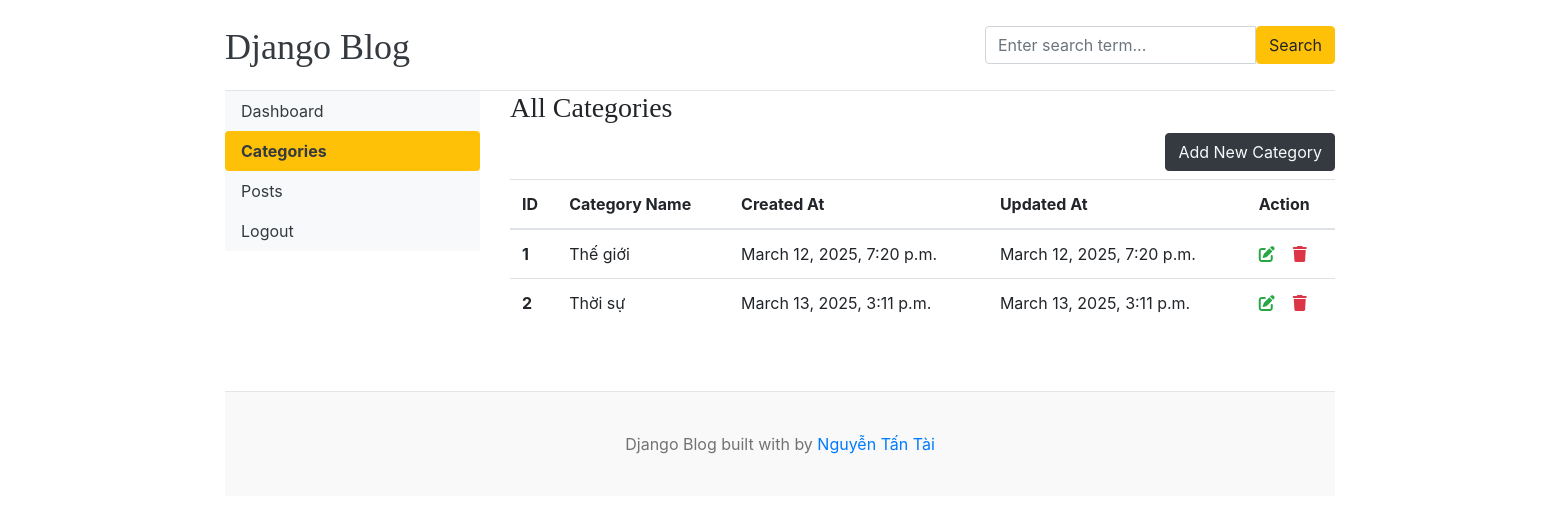
Before: /dashboard/categories/ with the older database file.
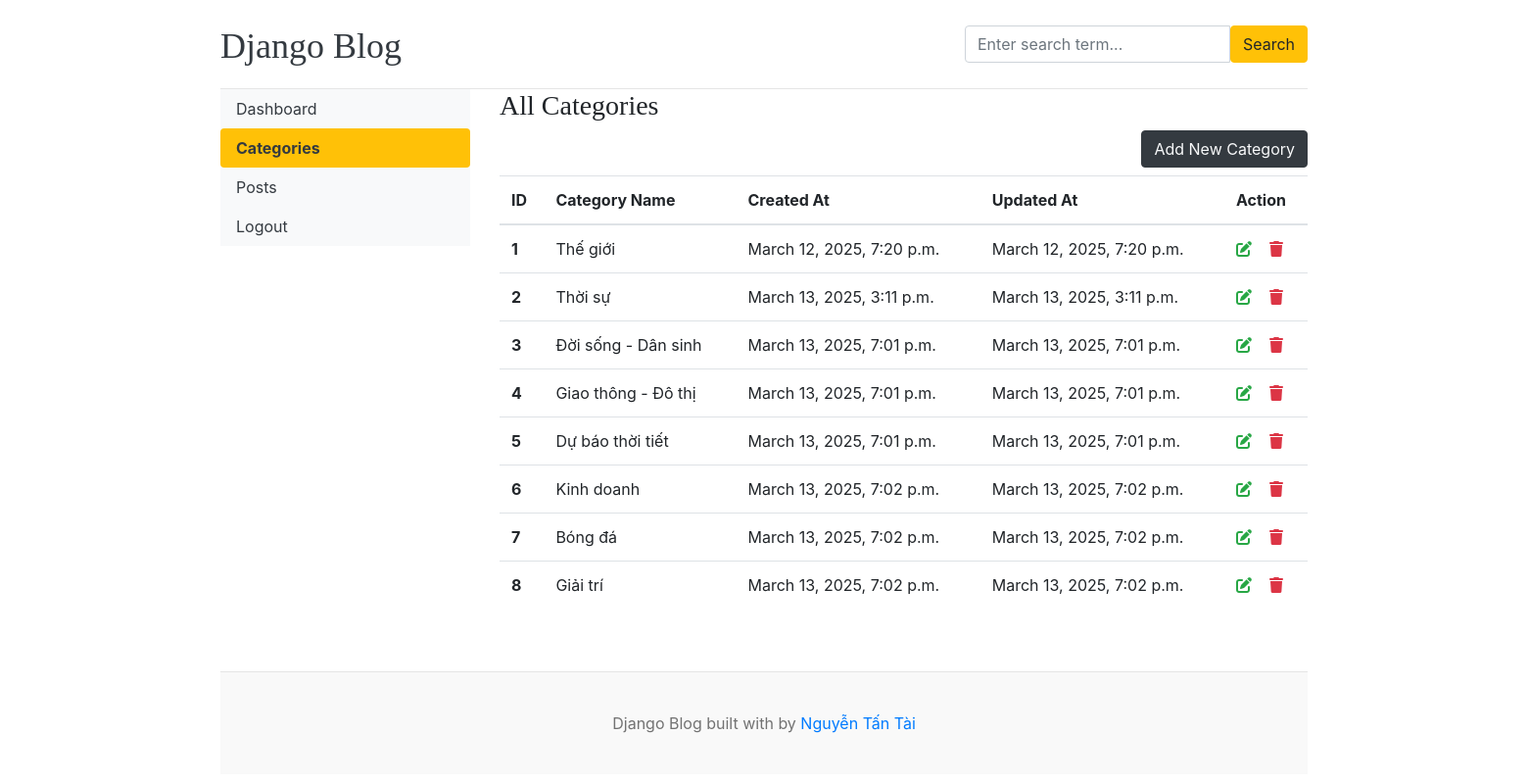
After: the same page with the newer database file.
### blogs/models.py (models this page shows, shortened)
class Category(models.Model):
    category_name = models.CharField(max_length=50, unique=True)
    created_at = models.DateTimeField(auto_now_add=True)
    updated_at = models.DateTimeField(auto_now=True)
    class Meta:
        verbose_name_plural = "Categories"

### dashboard/views.py (the view)
# urls.py: path("categories/", views.categories, name="categories"),
def categories(request):
    return render(request, "dashboard/categories.html")

### blogs/context_processors.py (called while the page is built)
def get_categories(request):
    categories = Category.objects.all()
    return dict(categories=categories)

### templates/dashboard/categories.html
{% extends '../base/base.html' %}
{% block content %}
<div class="row">
    {% include './leftsidebar.html' %}
    <div class="col-md-9">
        <h3>All Categories</h3>
        <a href="{% url 'add_categories' %}" class="btn btn-dark text-light float-right mb-2">Add New Category</a>
        <table class="table table-hover">
            <thead>
                <tr>
                    <th>ID</th>
                    <th>Category Name</th>
                    <th>Created At</th>
                    <th>Updated At</th>
                    <th>Action</th>
                </tr>
            </thead>
            <tbody>
                {% for cat in categories %}
                <tr>
                    <th>{{ forloop.counter }}</th>
                    <td>{{ cat.category_name }}</td>
                    <td>{{ cat.created_at }}</td>
                    <td>{{ cat.updated_at }}</td>
                    <td>
                        <a href="{% url 'edit_categories' cat.id %}"><i class="fas fa-edit text-success"></i></a> &nbsp;&nbsp;
                        <a href="{% url 'delete_categories' cat.id %}"><i class="fas fa-trash text-danger"></i></a>
                    </td>
                </tr>
                {% endfor %}
            </tbody>
        </table>
    </div>
</div>
{% endblock %}

Changed rows visible on the page:
added Category: category_name "Đời sống - Dân sinh", created_at "March 13, 2025, 7:01 p.m.", updated_at "March 13, 2025, 7:01 p.m."
added Category: category_name "Giao thông - Đô thị", created_at "March 13, 2025, 7:01 p.m.", updated_at "March 13, 2025, 7:01 p.m."
added Category: category_name "Dự báo thời tiết", created_at "March 13, 2025, 7:01 p.m.", updated_at "March 13, 2025, 7:01 p.m."
added Category: category_name "Kinh doanh", created_at "March 13, 2025, 7:02 p.m.", updated_at "March 13, 2025, 7:02 p.m."
added Category: category_name "Bóng đá", created_at "March 13, 2025, 7:02 p.m.", updated_at "March 13, 2025, 7:02 p.m."
added Category: category_name "Giải trí", created_at "March 13, 2025, 7:02 p.m.", updated_at "March 13, 2025, 7:02 p.m."
